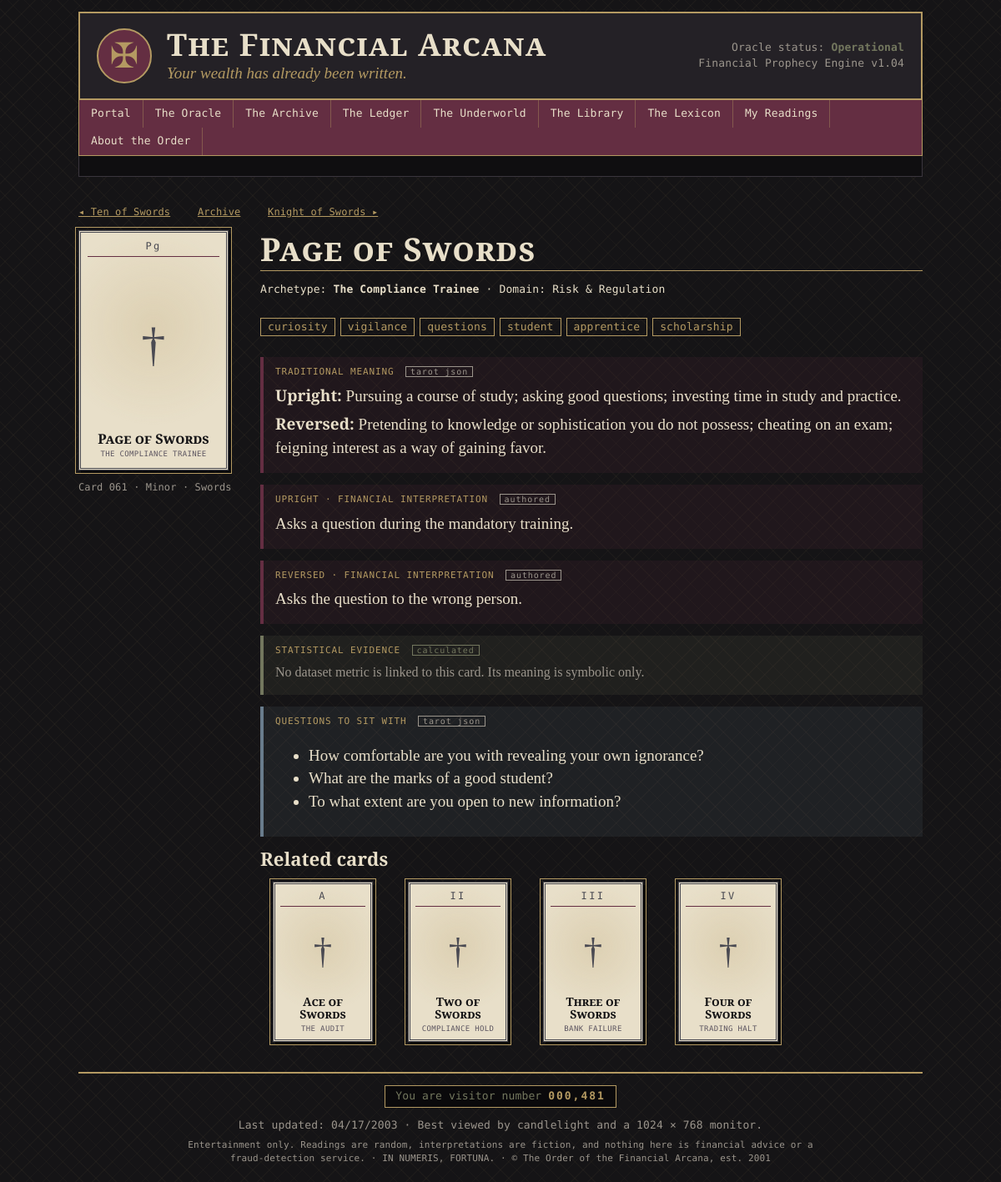
The app's page /card/61 with its own data.
### models.py (models this page shows)
class Card(db.Model):
    __tablename__ = "cards"
    card_id = db.Column(db.Integer, primary_key=True)
    name = db.Column(db.String(80), unique=True, nullable=False)
    arcana = db.Column(db.String(10), nullable=False)       # Major / Minor
    suit = db.Column(db.String(12))                          # NULL for Major
    number = db.Column(db.Integer, nullable=False)           # 0-21 major, 1-14 minor
    archetype = db.Column(db.String(120), nullable=False)
    traditional_meaning = db.Column(db.Text)
    upright_meaning = db.Column(db.Text)
    reversed_meaning = db.Column(db.Text)
    keywords = db.Column(db.Text)
    financial_domain = db.Column(db.String(60))
    image_path = db.Column(db.String(200))
    traditional_reversed = db.Column(db.Text)
    questions = db.Column(db.Text)                    # "questions to ask", one per line
    tarot_archetype = db.Column(db.String(120))
    symbolic_family = db.Column(db.String(80))
    symbolic_themes = db.Column(db.String(200))
    interpretations = db.relationship("Interpretation", back_populates="card",
                                      cascade="all, delete-orphan")
    metric_links = db.relationship("CardMetric", back_populates="card",
                                   cascade="all, delete-orphan")
    @property
    def code(self):
        return f"{self.card_id:03d}"
    @property
    def numeral(self):
        if self.arcana == "Major":
            return ROMAN[self.number]
        return RANK_LABELS.get(self.number, ROMAN[self.number])
    @property
    def symbol(self):
        return "☽" if self.arcana == "Major" else SUIT_SYMBOLS.get(self.suit, "✠")
    @property
    def question_list(self):
        return [q.strip() for q in (self.questions or "").split("\n") if q.strip()]
    @property
    def keyword_list(self):
        return [k.strip() for k in (self.keywords or "").split(",") if k.strip()]

### app.py (the view)
@app.route("/card/<int:card_id>")
def card_detail(card_id):
    card = db.session.get(Card, card_id)
    if card is None:
        abort(404)
    links = (CardMetric.query.filter_by(card_id=card_id).all())
    prev_card = Card.query.filter(Card.card_id < card_id).order_by(Card.card_id.desc()).first()
    next_card = Card.query.filter(Card.card_id > card_id).order_by(Card.card_id).first()
    related = (Card.query.filter(Card.financial_domain == card.financial_domain,
                                 Card.card_id != card_id)
               .order_by(Card.card_id).limit(4).all())
    notes = Interpretation.query.filter_by(card_id=card_id).all()
    return render_template("card.html", card=card, links=links, prev_card=prev_card,
                           next_card=next_card, related=related, notes=notes)

### app.py (called while the page is built)
@app.before_request
def ensure_session():
    if "sid" not in session:
        session["sid"] = uuid.uuid4().hex
        session.permanent = True

@app.context_processor
def inject_globals():
    try:
        visitors = 481 + Reading.query.count()
    except Exception:
        visitors = 481
    return dict(visitor_count=f"{visitors:07,}", this_year=date.today().year)

### templates/card.html (shortened to what this page needs)
{% extends "base.html" %}
{% from "_macros.html" import card_face, demo_badge %}
{% block content %}
<p class="mono small">
  {% if prev_card %}<a href="{{ url_for('card_detail', card_id=prev_card.card_id) }}">◂ {{ prev_card.name }}</a>{% endif %}
  <a href="{{ url_for('archive') }}">Archive</a>
  {% if next_card %}<a href="{{ url_for('card_detail', card_id=next_card.card_id) }}">{{ next_card.name }} ▸</a>{% endif %}
</p>
<div class="card-detail">
  <div class="card-detail-art">{{ card_face(card) }}
    <p class="mono dim small">Card {{ card.code }} · {{ card.arcana }}{% if card.suit %} · {{ card.suit }}{% endif %}</p>
  </div>
  <div>
    <h2 class="page-title">{{ card.name }}</h2>
    <p class="mono">Archetype: <b>{{ card.archetype }}</b> · Domain: {{ card.financial_domain }}</p>
    <p>{% for k in card.keyword_list %}<span class="chip mono">{{ k }}</span>{% endfor %}</p>
    <div class="layer symbolic">
      <div class="layer-label mono">Traditional meaning <span class="tag">tarot json</span></div>
      <p><b>Upright:</b> {{ card.traditional_meaning }}</p>
      {% if card.traditional_reversed %}<p><b>Reversed:</b> {{ card.traditional_reversed }}</p>{% endif %}
    </div>
    <div class="layer symbolic">
      <div class="layer-label mono">Upright · financial interpretation <span class="tag">authored</span></div>
      <p>{{ card.upright_meaning }}</p>
    </div>
    <div class="layer symbolic">
      <div class="layer-label mono">Reversed · financial interpretation <span class="tag">authored</span></div>
      <p>{{ card.reversed_meaning }}</p>
    </div>
    <div class="layer evidence">
      <div class="layer-label mono">Statistical evidence <span class="tag calc">calculated</span></div>
      {% for l in links %}
        {% set m = l.metric %}
        <div class="stat">
          <div class="stat-value mono">{{ m.value|fmt_value(m.unit) }} {{ demo_badge(m.is_demo) }}</div>
          <div><a href="{{ url_for('ledger_metric', metric_name=m.metric_name) }}">{{ m.display_name }}</a></div>
          <div class="mono dim small">{{ m.dataset.name }}{% if not m.is_demo and m.sample_size %} · n = {{ '{:,}'.format(m.sample_size) }}{% endif %}</div>
          <div class="dim small">Symbolic mapping ({{ l.relationship_label }}): {{ l.explanation }}</div>
        </div>
      {% else %}
        <p class="dim">No dataset metric is linked to this card. Its meaning is symbolic only.</p>
      {% endfor %}
    </div>
    {% if card.question_list %}
    <div class="layer commentary">
      <div class="layer-label mono">Questions to sit with <span class="tag">tarot json</span></div>
      <ul>{% for q in card.question_list %}<li>{{ q }}</li>{% endfor %}</ul>
    </div>
    {% endif %}
    {% if related %}
    <h3>Related cards</h3>
    <div class="card-grid compact">
      {% for r in related %}
      <a class="grid-card" href="{{ url_for('card_detail', card_id=r.card_id) }}">{{ card_face(r, small=True) }}</a>
      {% endfor %}
    </div>
    {% endif %}
  </div>
</div>
{% endblock %}

### templates/_macros.html (shortened to what this page needs)
{% macro card_face(card, orientation=None, small=False) %}
<div class="tarot {{ 'suit-' ~ (card.suit|lower if card.suit else 'major') }}{{ ' small' if small }}{{ ' is-reversed' if orientation == 'reversed' }}">
  <div class="tarot-top">{{ card.numeral }}</div>
  <div class="tarot-art">
    {% if card.image_path %}<img src="{{ url_for('static', filename=card.image_path) }}" alt="{{ card.name }}">
    {% else %}<span class="glyph">{{ card.symbol }}</span>{% endif %}
  </div>
  <div class="tarot-name">{{ card.name }}</div>
  <div class="tarot-sub">{{ card.archetype }}</div>
</div>
{% endmacro %}

### static/css/style.css (style rules this page uses)
:root { --black: #151416; --charcoal: #242126; --burgundy: #642E42; --gold: #B49A62; --cream: #E8DFC9; --olive: #73775E; --blue: #697C8C; --gray: #9B958C; --serif: "Cormorant Garamond", "EB Garamond", Georgia, serif; --mono: "DM Mono", "Courier New", monospace; }
* { box-sizing: border-box; }
html { background: var(--black); }
body { margin: 0; color: var(--cream); font-family: var(--serif); font-size: 19px; line-height: 1.45; background: repeating-linear-gradient(45deg, rgba(180,154,98,.045) 0 1px, transparent 1px 14px), repeating-linear-gradient(-45deg, rgba(180,154,98,.045) 0 1px, transparent 1px 14px), var(--black); }
a { color: var(--gold); text-decoration: underline; }
h1, h2, h3 { font-weight: 600; line-height: 1.15; }
h3 { margin: .2em 0 .4em; }
.mono { font-family: var(--mono); font-size: 13px; letter-spacing: .01em; }
.dim { color: var(--gray); }
.small { font-size: 14px; }
.mono.small { font-size: 12px; }
.page-title { font-size: 2.4rem; margin: 0 0 .2em; font-variant: small-caps; letter-spacing: .03em; border-bottom: 1px solid var(--gold); padding-bottom: .1em; }
.tarot { width: 150px; aspect-ratio: 5 / 8; padding: 8px 8px 10px; text-align: center; display: flex; flex-direction: column; background: var(--cream); color: var(--black); border: 3px double var(--burgundy); outline: 1px solid var(--gold); outline-offset: 3px; box-shadow: 3px 4px 0 rgba(0,0,0,.55); background-image: radial-gradient(circle at 50% 40%, rgba(180,154,98,.22), transparent 62%); }
.tarot.small { width: 120px; padding: 6px; }
.tarot-top { font-family: var(--mono); font-size: 12px; letter-spacing: .2em; color: var(--burgundy); border-bottom: 1px solid var(--burgundy); padding-bottom: 3px; }
.tarot-art { flex: 1; display: grid; place-items: center; overflow: hidden; }
.tarot .glyph { font-size: 3.6rem; color: var(--burgundy); line-height: 1; }
.tarot.small .glyph { font-size: 2.8rem; }
.tarot-name { font-weight: 700; font-size: 1.02rem; line-height: 1.05; font-variant: small-caps; }
.tarot.small .tarot-name { font-size: .88rem; }
.tarot-sub { font-family: var(--mono); font-size: 9px; color: #5c5560; margin-top: 3px; text-transform: uppercase; letter-spacing: .04em; }
.tarot.suit-swords { border-color: #4a4a52; }
.tarot.suit-swords .glyph, .tarot.suit-swords .tarot-top { color: #4a4a52; }
.card-grid { display: grid; grid-template-columns: repeat(auto-fill, minmax(140px, 1fr)); gap: 18px 12px; margin: 14px 0; justify-items: center; }
.card-grid.compact { grid-template-columns: repeat(auto-fill, minmax(130px, 150px)); justify-content: start; }
.grid-card { text-decoration: none; display: flex; flex-direction: column; align-items: center; gap: 6px; text-align: center; }
.tarot { transition: transform .12s; }
.card-detail { display: grid; grid-template-columns: 190px 1fr; gap: 28px; margin-top: 10px; }
.card-detail-art .tarot { width: 180px; }
.chip { display: inline-block; border: 1px solid var(--gold); color: var(--gold); padding: 1px 8px; margin: 0 6px 6px 0; }
.layer { margin: 14px 0; padding: 10px 14px; border-left: 4px solid var(--burgundy); background: rgba(100,46,66,.14); }
.layer.evidence { border-left-color: var(--olive); background: rgba(115,119,94,.12); font-family: var(--mono); font-size: 13px; }
.layer.evidence p, .layer.evidence .dim { font-family: var(--serif); font-size: 16px; }
.layer.commentary { border-left-color: var(--blue); background: rgba(105,124,140,.12); }
.layer p { margin: .35em 0; }
.layer-label { color: var(--gold); text-transform: uppercase; letter-spacing: .08em; font-size: 11px !important; margin-bottom: 4px; }
.tag { border: 1px solid currentColor; padding: 0 5px; margin-left: 6px; font-size: 10px; color: var(--gray); text-transform: lowercase; }
.tag.calc { color: var(--olive); }

### records on screen
Card: name "Ten of Swords"
Card: name "Knight of Swords"
Card: numeral "Pg", symbol "†", name "Page of Swords", archetype "THE COMPLIANCE TRAINEE", code "061", arcana "Minor", suit "Swords", archetype "The Compliance Trainee", financial_domain "Risk & Regulation", traditional_meaning "Pursuing a course of study; asking good questions; investing time in study and practice.", traditional_reversed "Pretending to knowledge or sophistication you do not possess; cheating on an exam; feigning interest as a way of gaining favor.", upright_meaning "Asks a question during the mandatory training.", reversed_meaning "Asks the question to the wrong person."
Card: numeral "A", symbol "†", name "Ace of Swords", archetype "THE AUDIT"
Card: numeral "II", symbol "†", name "Two of Swords", archetype "COMPLIANCE HOLD"
Card: numeral "III", symbol "†", name "Three of Swords", archetype "BANK FAILURE"
Card: numeral "IV", symbol "†", name "Four of Swords", archetype "TRADING HALT"

### other values on screen
{{ k }} "curiosity" "vigilance" "questions" "student" "apprentice" "scholarship"
{{ q }} "How comfortable are you with revealing your own ignorance?" "What are the marks of a good student?" "To what extent are you open to new information?"
{{ visitor_count }} "000,481"
